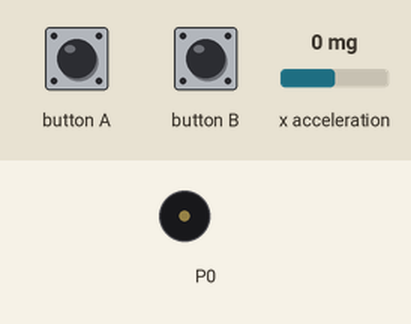
Recording of a program running on a simulated BBC micro:bit (MakeCode). Parts: buzzer (waves = sounding). The test bench sets the inputs (shaded band); at power-on: x acceleration 0 mg.

Above: at 1.2 s.
1.3 s: button A pressed for 0.15 s
At 1.8 s:
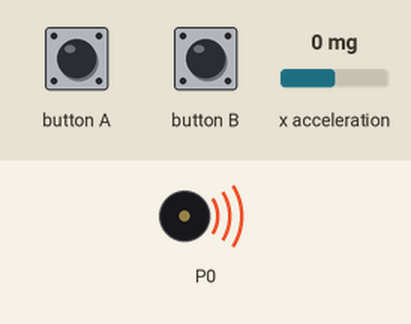
4.4 s: button B pressed for 0.15 s
Timing chart, 0 to 10.1 s (numbered marks = the images above; inputs shaded):
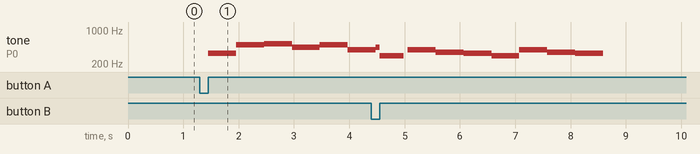

The program:

main.ts
```typescript
let x = 0
input.onButtonPressed(Button.A, function () {
    music.play(music.stringPlayable("E B C5 A B G A F ", 120), music.PlaybackMode.UntilDone)
    x = input.acceleration(Dimension.X)
    music.changeTempoBy(x)
})
input.onButtonPressed(Button.B, function () {
    music.play(music.stringPlayable("D G F E D G F E ", 120), music.PlaybackMode.UntilDone)
    x = input.acceleration(Dimension.X)
    music.changeTempoBy(x)
})
```

test.ts
```typescript
// les proves van aquí; això no es compilarà quan aquest paquet s'usi com a extensió.
```

Measured:
- after the input at 1.3 s, tone on P0: plays 330 Hz for 0.51 s, 494 Hz for 0.51 s, 523 Hz for 0.51 s, 440 Hz for 0.51 s, 494 Hz for 0.51 s, 392 Hz for 0.42 s, starting after 0.15 s
